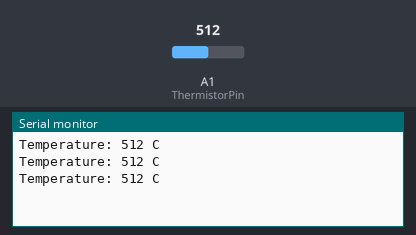
Bench run of a sketch on a simulated Arduino Uno, built with avr-gcc and run on an emulated ATmega328P. Parts: the last lines printed to the serial monitor. Inputs (shaded band) come from the test bench; at power-on: A1 (ThermistorPin) = 512.

Above: at 1.3 s.
1.4 s: A1 (ThermistorPin) set to 716
At 1.9 s:
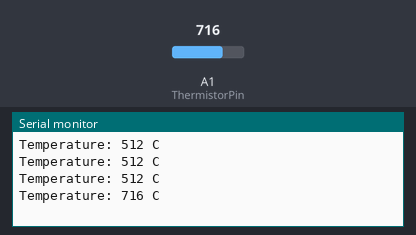
2.9 s: A1 (ThermistorPin) set to 900
At 3.4 s:
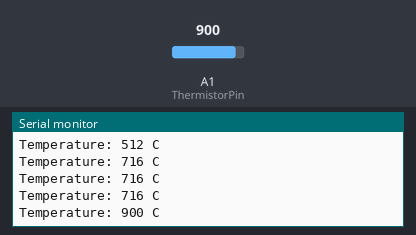
Timing chart, 0 to 5.9 s (numbered marks = the images above; inputs shaded):
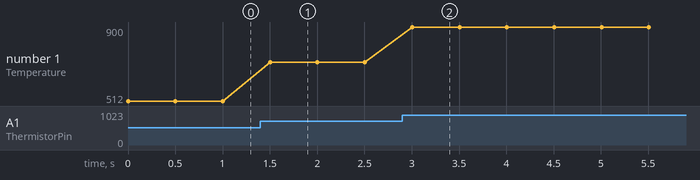

Measured:
- after the input at 1.4 s, the serial monitor: prints a new line after 0.10 s (image 1)
- after the input at 2.9 s, the serial monitor: prints a new line after 0.10 s (image 2)
- plotted number 1: 512 → 716 after the input at 1.4 s, 716 → 900 after the input at 2.9 s

The sketch:

Temp-reading.ino
```cpp
int ThermistorPin = A1;
int Vo;
float R1 = 10000;
float logR2, R2, T;
float c1 = 1.009249522e-03, c2 = 2.378405444e-04, c3 = 2.019202697e-07;

void setup() {
  Serial.begin(2000000);
  pinMode(ThermistorPin, INPUT);
}

void loop() {

  Vo = analogRead(ThermistorPin);


  R2 = R1 * (1023.0 / (float)Vo - 1.0);
  logR2 = log(R2);
  T = (1.0 / (c1 + c2*logR2 + c3*logR2*logR2*logR2));
  T = T - 273.15 - 3.7;
 // T = (T * 9.0)/ 5.0 + 32.0; // Fahrenheit

  Serial.print("Temperature: ");
  Serial.print(Vo);
  Serial.println(" C");
  delay(500);
}
```
